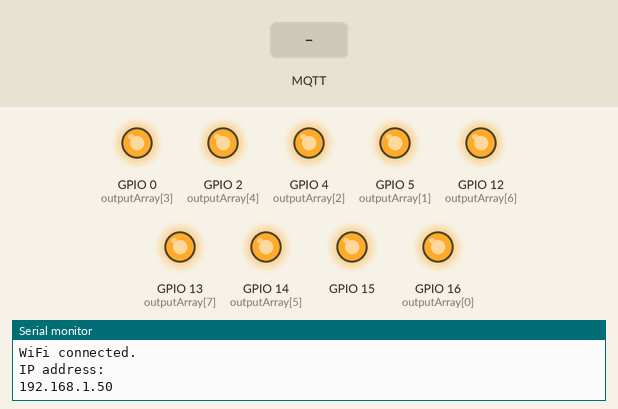
Bench run of a sketch on a simulated ESP8266 (NodeMCU). On the bench: output pins drawn as LEDs (lit = HIGH), the last lines printed to the serial monitor. The inputs (shaded band) are chosen by the test bench. WiFi joins after 1.5 s; servers stay silent unless stated; no MQTT or app messages arrive unless stated.

Above: at 2.7 s.
2.8 s: MQTT message "1" arrives on the first subscribed topic
At 3.6 s:
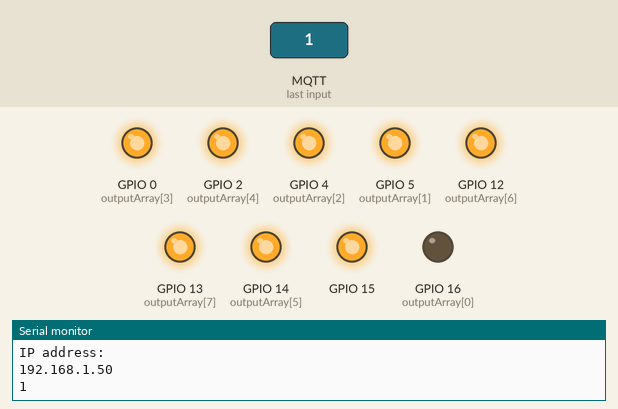
4.3 s: MQTT message "1" arrives on the second subscribed topic
At 4.8 s:
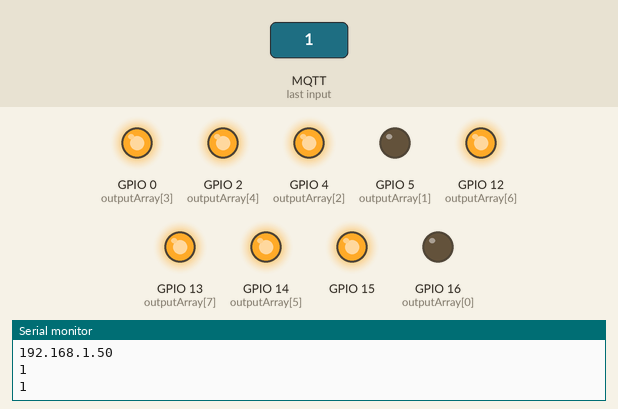
5.8 s: MQTT message "off" arrives on the first subscribed topic
At 7.0 s:
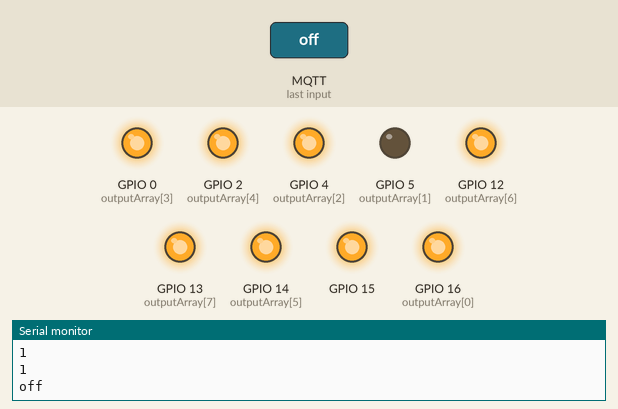
7.3 s: MQTT message "1" arrives on the third subscribed topic
At 8.3 s:
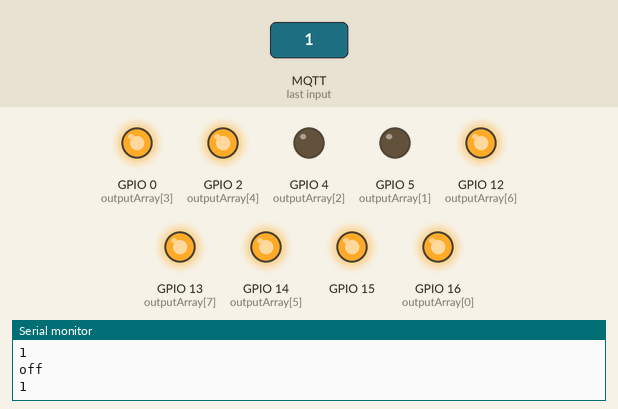
8.8 s: MQTT message "on" arrives on the second subscribed topic
At 9.4 s:
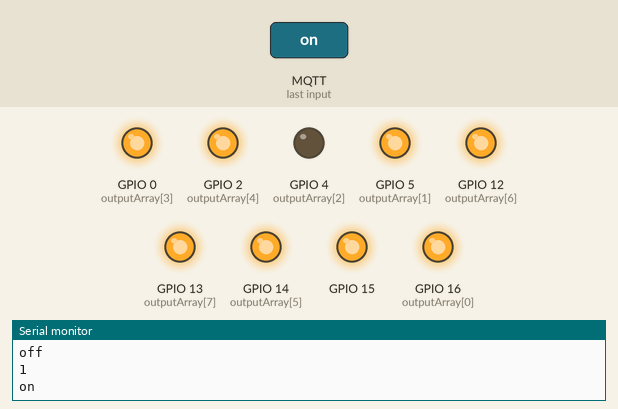
Timing chart, 0 to 11.8 s (numbered marks = the images above; inputs shaded):
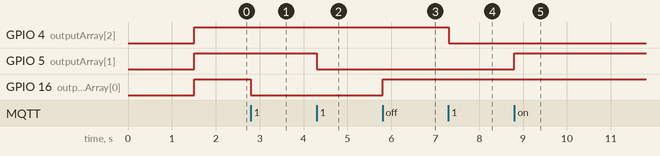

The sketch:

test1.ino
```cpp
#include "EspMQTTClient.h"
#include <ESP8266WiFi.h>
#include <DNSServer.h>
#include <ESP8266WebServer.h>
#include <WiFiManager.h>

void onConnectionEstablished();
void toggler(int);

const char* ssid     = "D-Link";
const char* password = "snp8191536";

WiFiServer server(80);
EspMQTTClient mqttClient(
  "Missing Scarlett",                 // Wifi ssid
  "123456789",                 // Wifi password
  onConnectionEstablished,// Connection established callback
  "smarthomeec2.ml",                   // MQTT broker ip
  1883,                   // MQTT broker port
  "ubuntu",              // MQTT username
  "ubuntu",             // MQTT password
  "homef1r0"                 // Client name
  /*true,                   // Enable web updater
  true                    // Enable debug messages*/
);

String outputStateArray[] = {
  "off",
  "off",
  "off",
  "off",
  "off",
  "off",
  "off",
  "off"};
const int outputArray[] = {16, 5, 4, 0, 2, 14, 12, 13};
String topicArray[] = {
  "mumbai01/002/light00",
  "mumbai01/002/light01",
  "mumbai01/002/light02",
  "mumbai01/002/light03",
  "mumbai01/002/light04",
  "mumbai01/002/fan00",
  "mumbai01/002/fan01",
  "mumbai01/002/fan02",
  "mumbai01/002/ipaddress"
};

String header;
int i = 0;

void setup() {
  Serial.begin(115200);

  WiFiManager wifiManager;
  wifiManager.autoConnect("AutoConnectAP");
  Serial.println("connected...hooray :)");

  pinMode(16, OUTPUT);
  pinMode(5, OUTPUT);
  pinMode(4, OUTPUT);
  pinMode(0, OUTPUT);
  pinMode(2, OUTPUT);
  pinMode(14, OUTPUT);
  pinMode(12, OUTPUT);
  pinMode(13, OUTPUT);
  pinMode(15, OUTPUT);

  digitalWrite(16, HIGH);
  digitalWrite(5, HIGH);
  digitalWrite(4, HIGH);
  digitalWrite(0, HIGH);
  digitalWrite(2, HIGH);
  digitalWrite(14, HIGH);
  digitalWrite(12, HIGH);
  digitalWrite(13, HIGH);
  digitalWrite(15, HIGH);

  Serial.print("Connecting to ");
  Serial.println(ssid);
  if(WiFi.status()!= WL_CONNECTED){
    WiFi.begin(ssid, password);
    while (WiFi.status() != WL_CONNECTED) {
      delay(500);
      Serial.print(".");
    }
  }
  Serial.println("");
  Serial.println("WiFi connected.");
  Serial.println("IP address: ");
  Serial.println(WiFi.localIP());
  server.begin();
}

void onConnectionEstablished(){
  mqttClient.subscribe(topicArray[0], [](const String & payload) {
    Serial.println(payload);
    if (payload[0] == '1') {
      digitalWrite(outputArray[0], LOW);
      outputStateArray[0] = "on";
    } else {
      digitalWrite(outputArray[0], HIGH);
      outputStateArray[0] = "off";
    }
    mqttClient.publish(topicArray[8], WiFi.localIP().toString());
  });

  mqttClient.subscribe(topicArray[1], [](const String & payload) {
    Serial.println(payload);
    if (payload[0] == '1') {
      digitalWrite(outputArray[1], LOW);
      outputStateArray[1] = "on";
    } else {
      digitalWrite(outputArray[1], HIGH);
      outputStateArray[1] = "off";
    }
    mqttClient.publish(topicArray[8], WiFi.localIP().toString());
  });

  mqttClient.subscribe(topicArray[2], [](const String & payload) {
    Serial.println(payload);
    if (payload[0] == '1') {
      digitalWrite(outputArray[2], LOW);
      outputStateArray[2] = "on";
    } else {
      digitalWrite(outputArray[2], HIGH);
      outputStateArray[2] = "off";
    }
    mqttClient.publish(topicArray[8], WiFi.localIP().toString());
  });

  mqttClient.subscribe(topicArray[3], [](const String & payload) {
    Serial.println(payload);
    if (payload[0] == '1') {
      digitalWrite(outputArray[3], LOW);
      outputStateArray[3] = "on";
    } else {
      digitalWrite(outputArray[3], HIGH);
      outputStateArray[3] = "off";
    }
    mqttClient.publish(topicArray[8], WiFi.localIP().toString());
  });

  mqttClient.subscribe(topicArray[4], [](const String & payload) {
    Serial.println(payload);
    if (payload[0] == '1') {
      digitalWrite(outputArray[4], LOW);
      outputStateArray[4] = "on";
    } else {
      digitalWrite(outputArray[4], HIGH);
      outputStateArray[4] = "off";
    }
    mqttClient.publish(topicArray[8], WiFi.localIP().toString());
  });

  mqttClient.subscribe(topicArray[5], [](const String & payload) {
    Serial.println(payload);
    if (payload[0] == '1') {
      digitalWrite(outputArray[5], LOW);
      outputStateArray[5] = "on";
    } else {
      digitalWrite(outputArray[5], HIGH);
      outputStateArray[5] = "off";
    }
    mqttClient.publish(topicArray[8], WiFi.localIP().toString());
  });

  mqttClient.subscribe(topicArray[6], [](const String & payload) {
    Serial.println(payload);
    if (payload[0] == '1') {
      digitalWrite(outputArray[6], LOW);
      outputStateArray[6] = "on";
    } else {
      digitalWrite(outputArray[6], HIGH);
      outputStateArray[6] = "off";
    }
    mqttClient.publish(topicArray[8], WiFi.localIP().toString());
  });

  mqttClient.subscribe(topicArray[7], [](const String & payload) {
    Serial.println(payload);
    if (payload[0] == '1') {
      digitalWrite(outputArray[7], LOW);
      outputStateArray[7] = "on";
    } else {
      digitalWrite(outputArray[7], HIGH);
      outputStateArray[7] = "off";
    }
    mqttClient.publish(topicArray[8], WiFi.localIP().toString());
  });
}

void loop(){
  if(!mqttClient.isConnected()){
    //mqttClient.setServer(MQTT_HOST, 1884)
    //mqttClient.setCallback(onConnectionEstablished);
    mqttClient.setOnConnectionEstablishedCallback(onConnectionEstablished);
  }
  mqttClient.loop();
  WiFiClient espClient = server.available();
  if (espClient) {
    Serial.println("New Client.");
    String currentLine = "";
    while (espClient.connected()) {
      mqttClient.loop();
      if (espClient.available()) {
        char c = espClient.read();
        Serial.write(c);
        header += c;
        if (c == '\n') {
          if (currentLine.length() == 0) {
            espClient.println("HTTP/1.1 200 OK");
            espClient.println("Content-type:text/html");
            espClient.println("Connection: close");
            espClient.println();

            for(i = 0;i < 8;i++){
              String header1 = String("GET /");
              header1 += i;
              String printer = String("GPIO ");
              printer += i;
              if (header.indexOf(header1 + "/on") >= 0) {
                printer += " on";
                Serial.println(printer);
                outputStateArray[i] = "on";
                digitalWrite(outputArray[i], LOW);
                mqttClient.publish(topicArray[i], "1");
                break;
              } else if (header.indexOf(header1 + "/off") >= 0) {
                printer += " off";
                Serial.println(printer);
                outputStateArray[i] = "off";
                digitalWrite(outputArray[i], HIGH);
                mqttClient.publish(topicArray[i], "0");
                break;
              }
            }

            // Display the HTML web page
            espClient.println("<!DOCTYPE html><html>");
            espClient.println("<head><meta name=\"viewport\" content=\"width=device-width, initial-scale=1\">");
            espClient.println("<link rel=\"icon\" href=\"data:,\">");
            espClient.println("<style>html { font-family: Helvetica; display: inline-block; margin: 0px auto; text-align: center;}");
            espClient.println(".button { background-color: #195B6A; border: none; color: white; padding: 16px 40px;");
            espClient.println("text-decoration: none; font-size: 30px; margin: 2px; cursor: pointer;}");
            espClient.println(".button2 {background-color: #77878A;}</style></head>");

            // Web Page Heading
            espClient.println("<body><h1>ESP8266 Web Server</h1>");

            // Display current state, and ON/OFF buttons for GPIOs

            for(i = 0;i < 8;i++){
              String builder = String("<p>GPIO ");
              builder += i;
              espClient.println(builder + " - State " + outputStateArray[i] + "</p>");
              if (outputStateArray[i]=="off") {
                builder = String("<p><a href=\"/");
                builder += i;
                espClient.println(builder + "/on\"><button class=\"button\">ON</button></a></p>");
              } else {
                builder = String("<p><a href=\"/");
                builder += i;
                espClient.println(builder + "/off\"><button class=\"button button2\">OFF</button></a></p>");
              }
            }
            espClient.println("</body></html>");

            // The HTTP response ends with another blank line
            espClient.println();
            // Break out of the while loop
            break;
          } else { // if you got a newline, then clear currentLine
            currentLine = "";
          }
        } else if (c != '\r') {  // if you got anything else but a carriage return character,
          currentLine += c;      // add it to the end of the currentLine
        }
      }
    }
    // Clear the header variable
    header = "";
    // Close the connection
    espClient.stop();
    Serial.println("Client disconnected.");
    Serial.println("");
  }
}

void toggler(int pin){
  int ioNum = outputArray[pin];
  digitalWrite(ioNum, !digitalRead(ioNum));
  if(outputStateArray[pin] == "on"){
    outputStateArray[pin] = "off";
  }
  else{
    outputStateArray[pin] = "on";
  }
}
```

Measured:
- after the input at 2.8 s, GPIO 16 (outputArray[0]): HIGH → LOW at once
- after the input at 4.3 s, GPIO 5 (outputArray[1]): HIGH → LOW at once
- after the input at 5.8 s, GPIO 16 (outputArray[0]): LOW → HIGH at once
- after the input at 7.3 s, GPIO 4 (outputArray[2]): HIGH → LOW at once
- after the input at 8.8 s, GPIO 5 (outputArray[1]): LOW → HIGH at once
